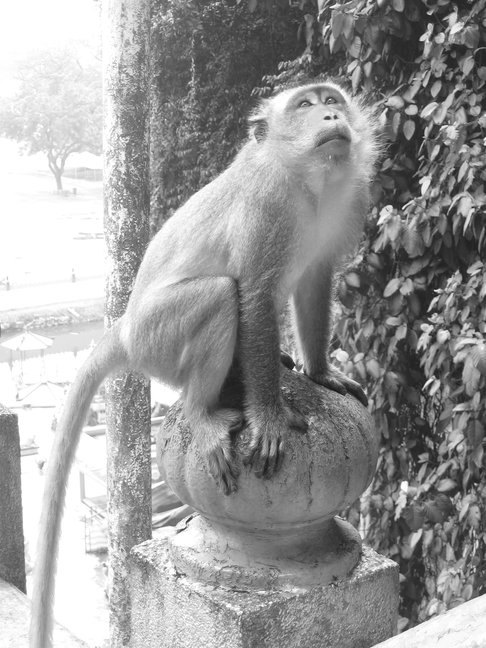
#> input picture 1121/monkey.png, 486 x 648 px
$ python 3.py
#> lines starting #> are read from the running program, lines starting #| are printed output that depends on the picture
import skimage.io as io
import numpy as np
from skimage.draw import polygon
import skimage.util as ut
import scipy.ndimage as fl

m2 = io.imread('monkey.png');m = m2[55:281,220:412]
#> further down, m2 is the input picture: shape (648, 486); min 21, max 255, mean 153.8
#> after `m = m2[55:281, 220:412]`:
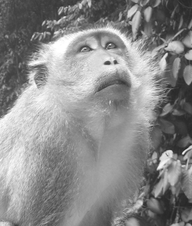
#> m: shape (226, 192); min 33, max 255, mean 137.4
r,c = m.shape
#> r = 226; c = 192

xi = np.array([60,27,14,78,130,139])
yi = np.array([14,38,127,177,160,69])
roi = np.zeros_like(m)
rr,cc=polygon(yi,xi)
roi[cc,rr] = 1

mg = ut.img_as_ubyte(fl.gaussian_filter(m,9))
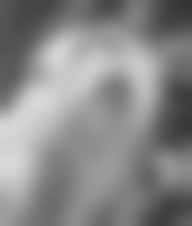
#> mg: shape (226, 192); min 50, max 216, mean 136.4
mr = mg*roi + m*(1-roi)
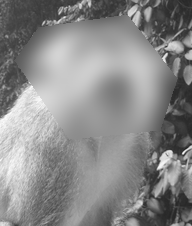
#> mr: shape (226, 192); min 33, max 251, mean 136.4

io.imshow(m*(1-roi))
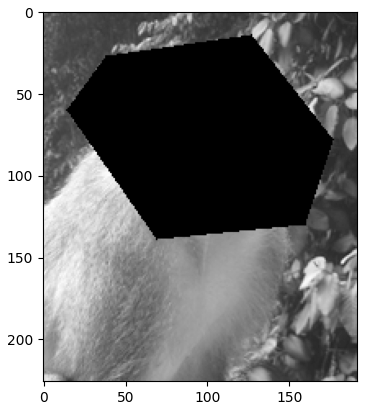
#> figure drawn by matplotlib, 1 panel
